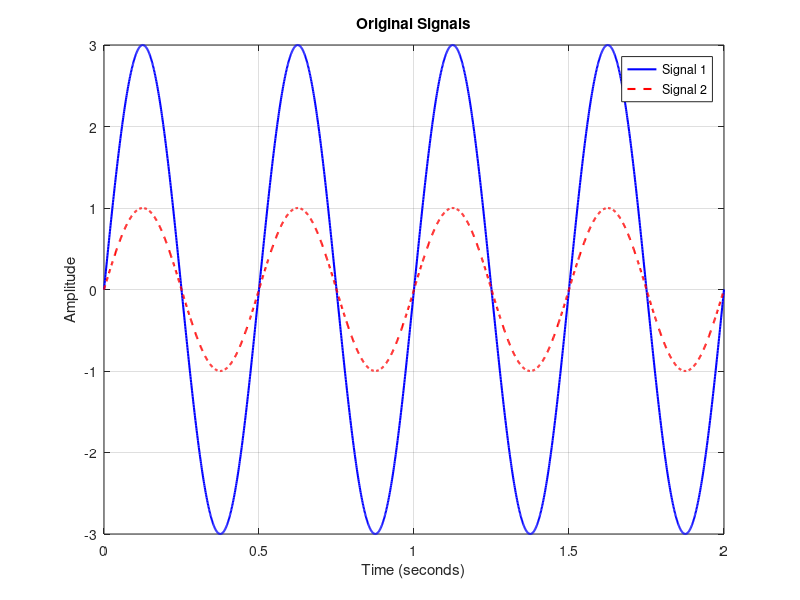

MATLAB code for this plot:

clc;
clear;
close all;

% PROJECT 02: SIGNAL ADDITION AND SUBTRACTION

% 1. Define signal parameters
A1 = 3;
A2 = 1;

f1 = 2;
f2 = 2;

Fs = 1000;
T = 1/Fs;

t = 0:T:2;

% 2. Generate two sinusoidal signals
x1 = A1*sin(2*pi*f1*t);
x2 = A2*sin(2*pi*f2*t);

% 3. Perform signal addition and subtraction
y_add = x1 + x2;
y_sub = x1 - x2;

% 4. Display original signals
figure;

plot(t, x1, 'b', 'LineWidth', 1.5);
hold on;
plot(t, x2, 'r--', 'LineWidth', 1.5);

grid on;
xlabel('Time (seconds)');
ylabel('Amplitude');
title('Original Signals');

legend('Signal 1', 'Signal 2');
xlim([0 2]);

exportgraphics(gcf, 'Results/original_signals.png', ...
    'Resolution', 300);
